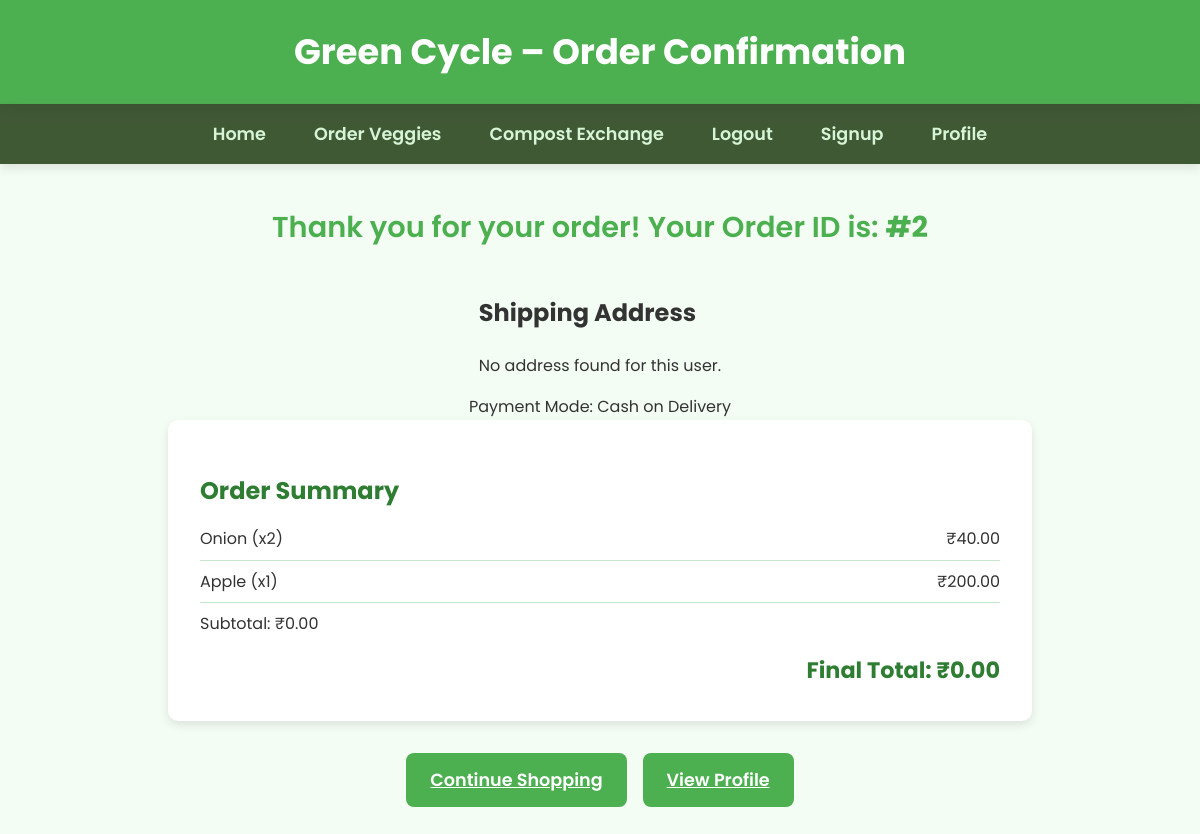
The app's page /order-confirmation/2/ (signed in) with its own data.
### core/models.py (models this page shows, shortened)
class Order(models.Model):
    user = models.ForeignKey(User, on_delete=models.CASCADE)
    created_at = models.DateTimeField(auto_now_add=True)
    address = models.TextField(blank=True)  # optional or required
    total_price = models.DecimalField(max_digits=10, decimal_places=2, default=0)
    discount_applied = models.DecimalField(max_digits=10, decimal_places=2, default=0)

class OrderItem(models.Model):
    order = models.ForeignKey(Order, related_name='items', on_delete=models.CASCADE)
    product = models.ForeignKey('Product', on_delete=models.CASCADE)
    quantity = models.PositiveIntegerField()
    price = models.DecimalField(max_digits=10, decimal_places=2)  # price at time of order

class Product(models.Model):
    name = models.CharField(max_length=100)
    price = models.DecimalField(max_digits=6, decimal_places=2)
    image = models.ImageField(upload_to='products/')
    unit = models.CharField(max_length=20, default='kg')

### core/views.py (the view)
# urls.py: path('order-confirmation/<int:order_id>/', order_confirmation, name='order_confirmation')
@login_required
def order_confirmation(request, order_id):
    order = get_object_or_404(Order, id=order_id, user=request.user)
    profile = UserProfile.objects.filter(user=request.user).first()
    address = profile.address if profile else "No address found for this user."
    order_items = order.items.all()
    discount_applied = order.discount_applied
    final_total_after_discount = order.total_price - discount_applied
    return render(request, 'order_confirmation.html', {
        'order': order,
        'address': address,
        'cart_items': order_items,
        'discount_applied': discount_applied, # This comes directly from the order now
        'cart_total': final_total_after_discount,
    })

### core/templates/order_confirmation.html (shortened to what this page needs)
{% load static %}
<!DOCTYPE html>
<html lang="en">
<head>
    <link rel="stylesheet" href="{% static 'core/order_confirmation.css' %}">
</head>
<body>
    <header>Green Cycle – Order Confirmation</header>
    <nav>
        <a href="{% url 'login' %}">Home</a>
        <a href="{% url 'order_veggies' %}">Order Veggies</a>
        <a href="{% url 'compost_exchange' %}">Compost Exchange</a>
        <a href="{% url 'logout_page' %}">Logout</a>
        <a href="{% url 'signup' %}">Signup</a>
        <a href="{% url 'profile' %}">Profile</a>
    </nav>
    <main>
        <div class="confirmation-message">Thank you for your order! Your Order ID is: <strong>#{{ order.id }}</strong> </div>
        <div class="shipping-address">
            <h2>Shipping Address</h2>
            <p>{{ address }}</p>
        </div>
        <div class = "Payment Mode">
                <span>Payment Mode: Cash on Delivery</span>
            </div>
        <div class="order-details">
            <h2>Order Summary</h2>
            {% for item in cart_items %}
            <div class="order-item">
                <div>{{ item.product.name }} (x{{ item.quantity }})</div>
                <div>₹{{ item.price | floatformat:2 }}</div>
            </div>
            {% endfor %}
            <div class="order-summary-line">
                <span>Subtotal:</span>
                <span>₹{{ order.total_price | floatformat:2 }}</span>
            </div>
            <div class="order-total">
                <span>Final Total:</span>
                <span>₹{{ cart_total | floatformat:2 }}</span>
            </div>
        </div>
        <div class="button-group">
            <a href="{% url 'order_veggies' %}" class="button">Continue Shopping</a>
            <a href="{% url 'profile' %}" class="button">View Profile</a>
        </div>
    </main>
</body>
</html>

### core/static/core/order_confirmation.css (style rules this page uses)
body { font-family: 'Poppins', sans-serif; margin: 0; padding: 0; background-color: #f4fdf4; color: #333; line-height: 1.6; }
header { background-color: #4CAF50; color: white; padding: 1.5rem 2rem; font-size: 2.2rem; text-align: center; box-shadow: 0 4px 15px rgba(0, 0, 0, 0.2); font-weight: 700; }
nav { background-color: rgba(34, 61, 21, 0.85); padding: 1rem 2rem; display: flex; justify-content: center; font-weight: 600; box-shadow: 0 4px 10px rgba(0, 0, 0, 0.1); position: sticky; top: 0; z-index: 10; }
nav a { color: #d6f5d6; text-decoration: none; margin: 0 1.5rem; font-size: 1.1rem; transition: color 0.3s ease; cursor: pointer; position: relative; }
nav a::after { content: ''; display: block; width: 0%; height: 2px; background-color: #d6f5d6; transition: width 0.3s; position: absolute; bottom: -4px; left: 0; }
main { display: flex; flex-direction: column; align-items: center; padding: 2.5rem; max-width: 800px; margin: 0 auto; }
.confirmation-message { font-size: 1.8rem; font-weight: 600; margin-bottom: 1.5rem; text-align: center; color: #4CAF50; }
.order-details { background-color: white; border-radius: 10px; padding: 2rem; box-shadow: 0 4px 10px rgba(0, 0, 0, 0.1); width: 100%; margin-bottom: 2rem; }
.order-details h2 { margin-bottom: 1rem; font-size: 1.5rem; color: #2E7D32; }
.order-item { display: flex; justify-content: space-between; margin-bottom: 0.5rem; border-bottom: 1px solid #C8E6C9; padding-bottom: 0.5rem; }
.order-total { font-weight: 700; font-size: 1.4rem; color: #2E7D32; margin-top: 1rem; text-align: right; }
.button-group { display: flex; justify-content: center; gap: 1rem; }
.button { background-color: #4CAF50; color: white; border: none; padding: 0.8rem 1.5rem; border-radius: 8px; cursor: pointer; font-weight: 600; font-size: 1.1rem; transition: background-color 0.3s ease-in-out; }

### records on screen
Order: id "2", total_price "0.00"
OrderItem: product.name "Onion", quantity "2", price "40.00"
OrderItem: product.name "Apple", quantity "1", price "200.00"

### other values on screen
{{ address }} "No address found for this user."
{{ cart_total | floatformat:2 }} "0.00"
